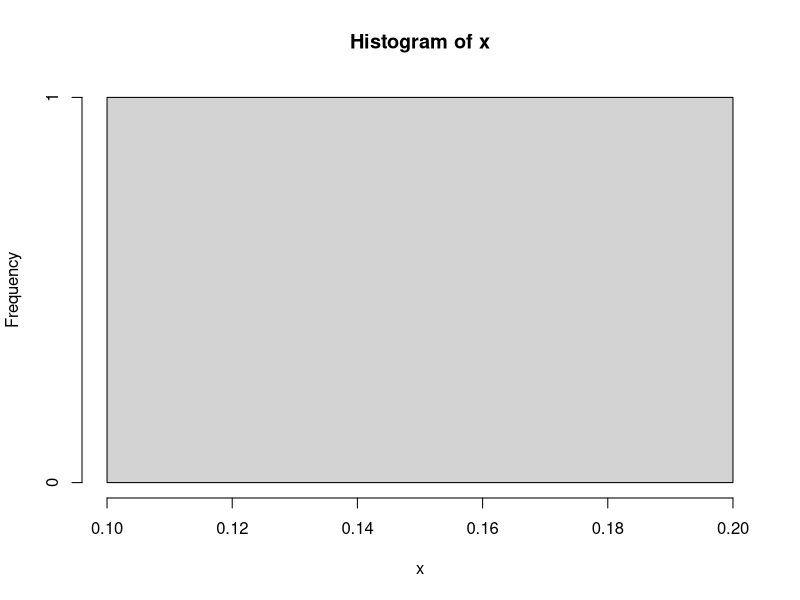

Write the R code that produced this figure.
#peluang bertemu x = 3 orang
#yang tidak menghadiri acara vaksinasi
#sebelum keberhasilan pertama
#ketika p = 0.20 dari populasi hadir (dist geometrik)

#p = 0.20 berarti dari 100 orang terdapat 20 orang
#butuh bertemu 3 orang dari 80 orang yang ada

#1a peluang 3org pertama gagal, org ke-4 berhasil

dgeom(3, 0.2)

#1b mean dist geometrik
#prob = 0.20
#dist geometri acak x = 3 

mean(rgeom(10000, 0.2) == 3)

#1c kesimpulan dari poin a dan b

print("")

#1d histogram dist geom, x = 3 gagal sblm sukses pertama

x <- dgeom(3, 0.2)
hist(x)

#1e rataan dan varian dari dist geom


